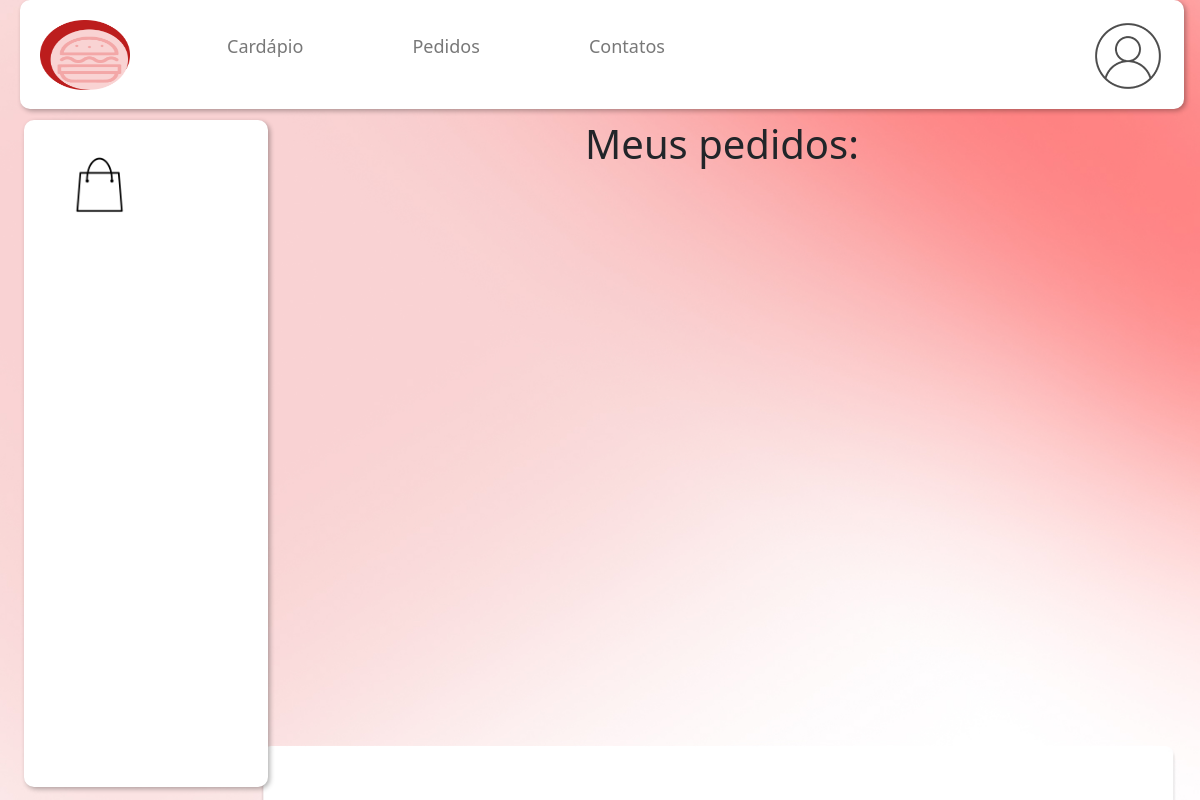
Before: /pedidos/ (signed in) with the older database file.
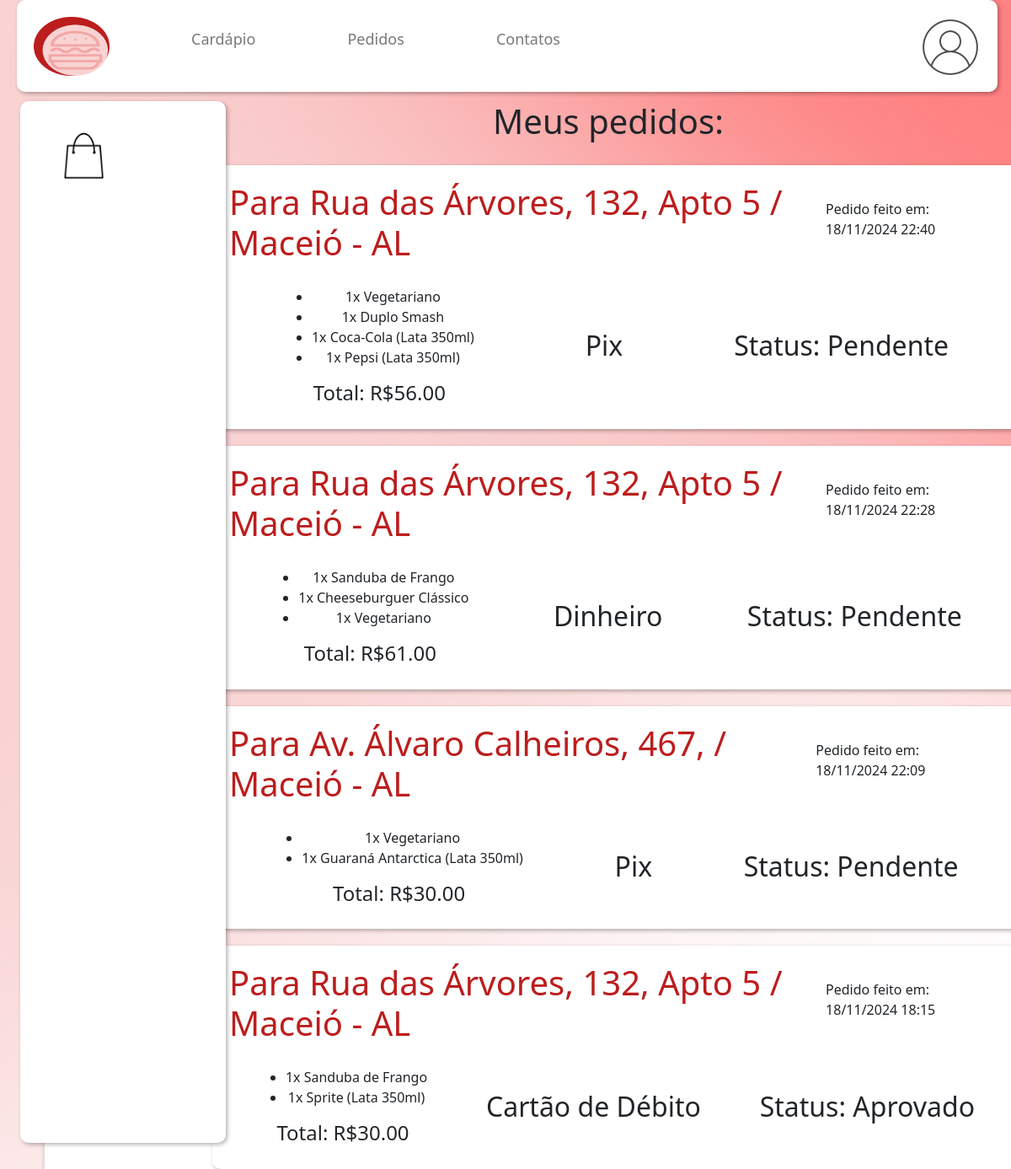
After: the same page with the newer database file.
### app/models.py (models this page shows, shortened)
class Pedido(models.Model):
    STATUS_CHOICES = [
        ('pendente', 'Pendente'),
        ('aprovado', 'Aprovado'),
        ('enviado', 'Enviado'),
        ('concluido', 'Concluído'),
        ('cancelado', 'Cancelado'),
    ]
    user = models.ForeignKey(User, on_delete=models.CASCADE)
    endereco = models.ForeignKey(Endereco, on_delete=models.SET_NULL, null=True)
    forma_pagamento = models.CharField(max_length=20, choices=[
        ('pix', 'Pix'),
        ('credito', 'Cartão de Crédito'),
        ('debito', 'Cartão de Débito'),
        ('dinheiro', 'Dinheiro'),
    ])
    status = models.CharField(max_length=20, choices=STATUS_CHOICES, default='pendente')
    total = models.DecimalField(max_digits=10, decimal_places=2)
    criado_em = models.DateTimeField(auto_now_add=True)

class Endereco(models.Model):
    user = models.ForeignKey(User, on_delete=models.CASCADE, related_name="enderecos")
    rua = models.CharField(max_length=500)
    numero = models.CharField(max_length=100)
    cidade = models.CharField(max_length=100)
    estado = models.CharField(max_length=100)
    complemento = models.CharField(max_length=500)
    cep = models.CharField(max_length=20)
    criado_em = models.DateTimeField(auto_now_add=True)
    def __str__(self):
        return f"{self.rua}, {self.numero}, {self.complemento} / {self.cidade} - {self.estado}"

class ItemPedido(models.Model):
    pedido = models.ForeignKey(Pedido, on_delete=models.CASCADE, related_name='itens')
    produto = models.ForeignKey(Produto, on_delete=models.CASCADE)
    quantidade = models.PositiveIntegerField(default=1)
    preco = models.DecimalField(max_digits=10, decimal_places=2)
    def __str__(self):
        return f"{self.quantidade}x {self.produto.nome}"

class Produto(models.Model):
    nome = models.CharField(max_length=100)
    preco = models.FloatField()
    descricao = models.TextField()
    categoria = models.ForeignKey(Categoria, on_delete=models.DO_NOTHING)
    imagem = models.ImageField(null=True, blank=True, upload_to="images/")

### app/views.py (the view)
# urls.py: path('pedidos/', pedidos, name='pedidos'),
def pedidos(request):
    pedidos = Pedido.objects.filter(user=request.user).order_by('-criado_em')  # Mais recentes primeiro
    return render(request, 'dashboard/pedidos.html', {'pedidos': pedidos})

### app/templates/dashboard/pedidos.html
{% extends 'dashboard/dashboard_main.html' %}
{% block sidebar %}
{% if request.user.is_authenticated %}
            <nav class="sidebar-nav">
                <a href="/sacola">
                    <img src="..\..\static\sacola.png" class="sacola">
                </a>
            </nav>
        {% endif %}
{% endblock %}
{% block content %}
{% if request.user.is_authenticated %}
<h1>Meus pedidos: </h1>
{% for pedido in pedidos %}
<div id="sacola-info" class="profile">
    <div style="display: flex; gap: 50px; align-items: 50%;">
        <h1 class="titulo">Para {{pedido.endereco}}</h1>
        <div style="margin-left: auto; margin-top: 20px; margin-right: 20px;">Pedido feito em: {{ pedido.criado_em|date:"d/m/Y H:i" }}</div>
    </div>
    <div style="display: flex; justify-content: space-around; margin-top: 20px; align-items: center;">
        <div class="text-center">
            <ul>
                {% for item in pedido.itens.all %}
                <li>{{item}}</li>
                {% endfor %}
            </ul>
            <h4>Total: R${{pedido.total}}</h4>
        </div>
        <h2>
            {{pedido.get_forma_pagamento_display}}
        </h2>
        <h2>
            Status: {{pedido.get_status_display}}
        </h2>
    </div>
</div>
{% endfor %}
{% else %}
Você não tem acesso a essa página! Faça login: <br>
<a class="btn btn-dark mt-4 mt-4" href="/">Voltar</a>
{% endif %}
{% endblock %}

### app/templates/dashboard/dashboard_main.html (shortened to what this page needs)
{%  load static %}
<!DOCTYPE html>
<html lang="en">
<head>
    <link href="https://cdn.jsdelivr.net/npm/bootstrap@5.1.3/dist/css/bootstrap.min.css" rel="stylesheet">
    <link rel="stylesheet" href="{% static 'css/style.css' %} ">
</head>
<body class="background">
    <header style="top: 0; left: 0;">
        <nav class="top-container">
            <a href="/newdashboard">
                <img src="..\..\static\logo_eclipse.png" height="90px" width="90px" style="padding-bottom: 20px;">
            </a>
            <ul class="nav-links">
                <li><a href="/newdashboard"> Cardápio </a></li>
                <li><a href="/pedidos"> Pedidos </a></li>
                <li><a href="/contatos"> Contatos </a></li>
            </ul>
            <a href="/profile" style="margin-left: auto;">
                <img src="..\..\static\perfil1.png" href="#">
            </a>
        </nav>
    </header>
    <aside class="sidebar">
        {% block sidebar %}
        {% endblock %}
    </aside>
    <main class="content" style="padding-top: 120px;">
        {% block content %}
        {% endblock %}
    </main>
</body>
</html>

### app/static/css/style.css (style rules this page uses)
html { scroll-behavior: smooth; }
.titulo { color: #BC1D1D; }
.background { background: #f0f0f0 url('../background_dashboard.jpg') no-repeat fixed center; background-size: cover; }
.top-container { width: 97vw; height: 109px; display: flex; gap: 50px; position: fixed; z-index: 1000; }
.button-container,.top-container,.sidebar,.content-bar,.profile { background-color: white; box-shadow: 2px 2px 5px rgba(0, 0, 0, 0.3); padding: 20px; border-radius: 10px; margin-left: 20px; }
.nav-links { list-style: none; display: flex; justify-content: space-between; align-items: center; width: 500px; }
.nav-links li { margin: 0 15px; }
.nav-links a { color: #787878; text-decoration: none; font-size: 18px; }
.sidebar { position: fixed; left: 4px; top: 120px; width: 244px; height: calc(97% - 109px); padding-top: 20px; display: flex; flex-direction: column; justify-content: space-between; }
.sidebar-nav a { color: #787878; text-decoration: none; padding: 10px 20px; display: block; font-size: 18px; }
.sacola { height: 72px; width: 72px; justify-self: flex-end; margin-top: auto; }
.content { padding-top: 109px; margin-left: 244px; padding: 20px; height: 82vh; width: calc(50vh-280px); display: flex; flex-direction: column; gap: 20px; align-items: center; }
.profile { width: 80vw; }

Changed rows visible on the page:
added Pedido: endereco "Rua das Árvores, 132, Apto 5 / Maceió - AL", criado_em "18/11/2024 22:40", total "56.00", forma_pagamento "Pix", status "Pendente"
added ItemPedido: quantidade+produto "1x Vegetariano", shown under "Rua das Árvores, 132, Apto 5 / Maceió - AL"
added ItemPedido: quantidade+produto "1x Duplo Smash", shown under "Rua das Árvores, 132, Apto 5 / Maceió - AL"
added ItemPedido: quantidade+produto "1x Coca-Cola (Lata 350ml)", shown under "Rua das Árvores, 132, Apto 5 / Maceió - AL"
added ItemPedido: quantidade+produto "1x Pepsi (Lata 350ml)", shown under "Rua das Árvores, 132, Apto 5 / Maceió - AL"
added Pedido: endereco "Rua das Árvores, 132, Apto 5 / Maceió - AL", criado_em "18/11/2024 22:28", total "61.00", forma_pagamento "Dinheiro", status "Pendente"
added ItemPedido: quantidade+produto "1x Sanduba de Frango", shown under "Rua das Árvores, 132, Apto 5 / Maceió - AL"
added ItemPedido: quantidade+produto "1x Cheeseburguer Clássico", shown under "Rua das Árvores, 132, Apto 5 / Maceió - AL"
added ItemPedido: quantidade+produto "1x Vegetariano", shown under "Rua das Árvores, 132, Apto 5 / Maceió - AL"
added Pedido: endereco "Av. Álvaro Calheiros, 467, / Maceió - AL", criado_em "18/11/2024 22:09", total "30.00", forma_pagamento "Pix", status "Pendente"
added ItemPedido: quantidade+produto "1x Vegetariano", shown under "Av. Álvaro Calheiros, 467, / Maceió - AL"
added ItemPedido: quantidade+produto "1x Guaraná Antarctica (Lata 350ml)", shown under "Av. Álvaro Calheiros, 467, / Maceió - AL"
added Pedido: endereco "Rua das Árvores, 132, Apto 5 / Maceió - AL", criado_em "18/11/2024 18:15", total "30.00", forma_pagamento "Cartão de Débito", status "Aprovado"
added ItemPedido: quantidade+produto "1x Sanduba de Frango", shown under "Rua das Árvores, 132, Apto 5 / Maceió - AL"
added ItemPedido: quantidade+produto "1x Sprite (Lata 350ml)", shown under "Rua das Árvores, 132, Apto 5 / Maceió - AL"
